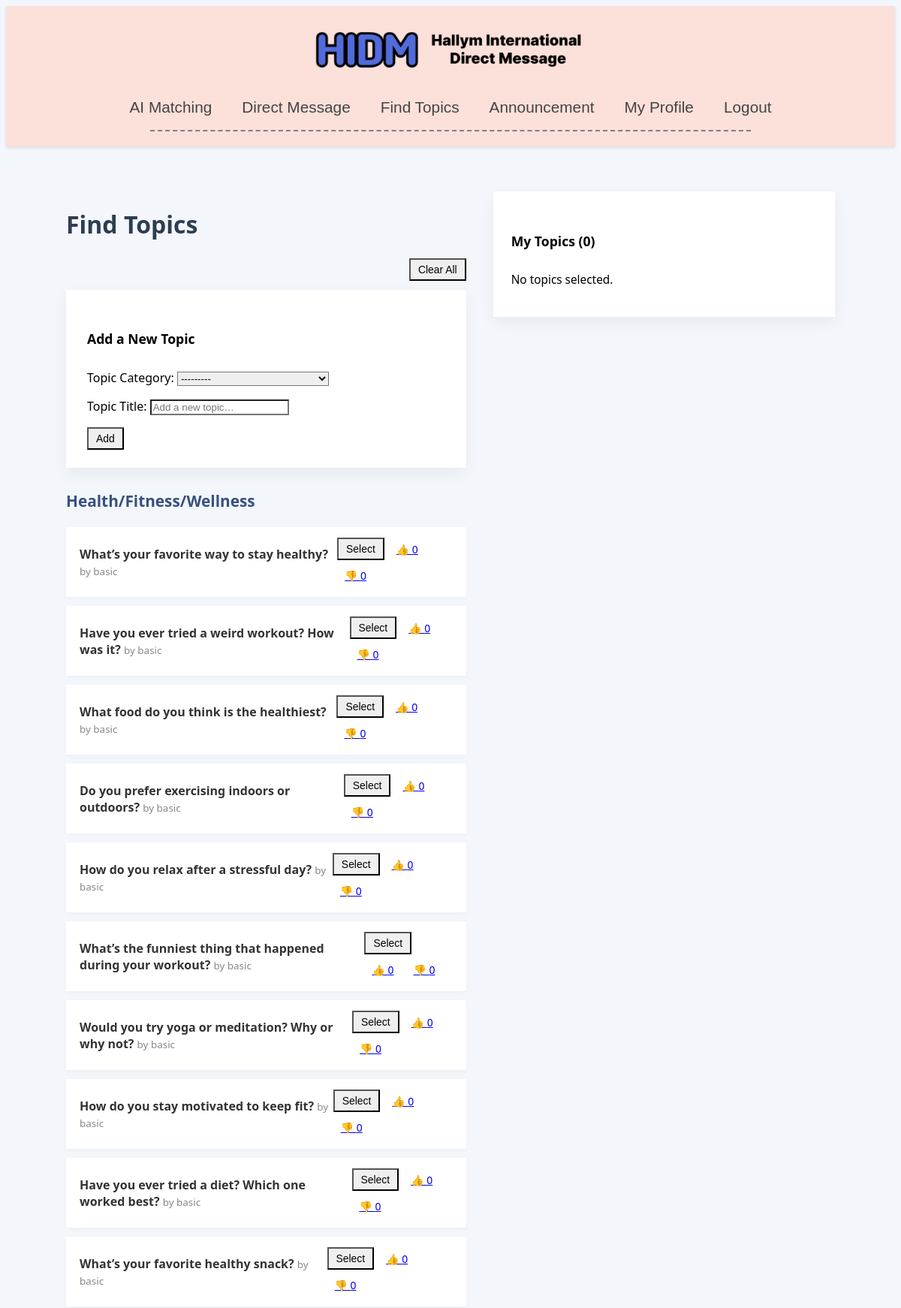
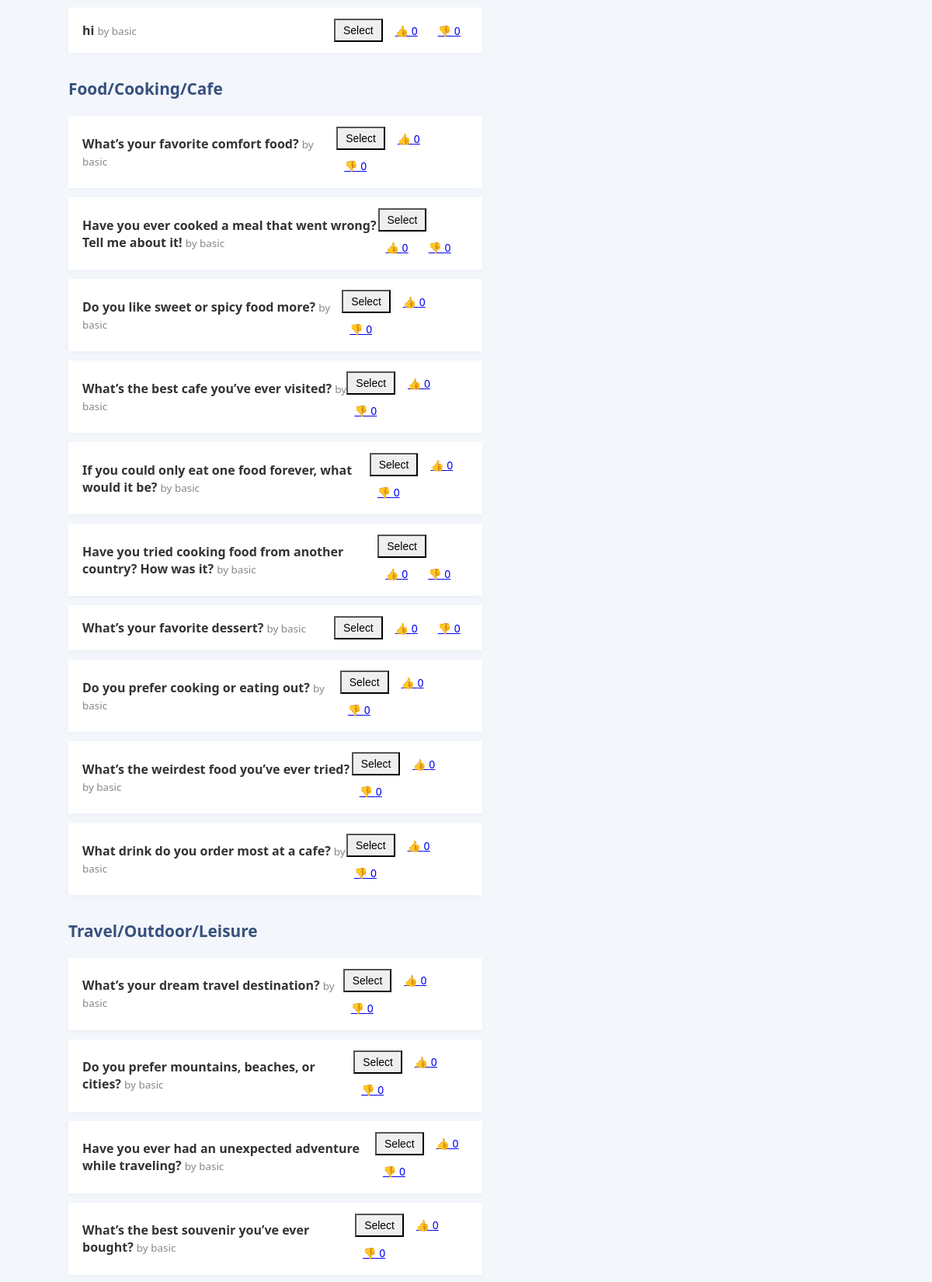
The page /accounts/find-topics/ (signed in, upper part) on the database its author committed (2 pictures, top to bottom).
### accounts/models.py (models this page shows, shortened)
class Category(models.Model):
    name = models.CharField(max_length=100)
    slug = models.SlugField(unique=True)
    def __str__(self):
        return self.name

class Topic(models.Model):
    category = models.ForeignKey(
        Category,
        on_delete=models.CASCADE,
        related_name='topics'
    )
    title = models.CharField(max_length=200)
    created_by = models.ForeignKey(
        User,
        on_delete=models.SET_NULL,
        null=True, blank=True
    )
    created_at = models.DateTimeField(auto_now_add=True, null=True)
    upvotes = models.ManyToManyField(
        User,
        related_name='upvoted_topics',
        blank=True
    )
    downvotes = models.ManyToManyField(
        User,
        related_name='downvoted_topics',
        blank=True
    )
    @property
    def score(self):
        return self.upvotes.count() - self.downvotes.count()

### accounts/views.py (the view, shortened to what this page needs)
# urls.py: path('find-topics/', views.find_topics, name='find_topics'),
@login_required
def find_topics(request):
    categories  = Category.objects.prefetch_related('topics').all()
    user_topics = request.user.userprofile.selected_topics.all()
    form = TopicForm()
    return render(request, 'topics/find_topics.html', {
        'categories':  categories,
        'user_topics': user_topics,
        'form':        form,
    })

### accounts/forms.py
class TopicForm(forms.ModelForm):
    class Meta:
        model = Topic
        fields = ['category', 'title']
        widgets = {
            'category': forms.Select(attrs={'class': 'form-select'}),
            'title': forms.TextInput(attrs={
                'class': 'form-control',
                'placeholder': 'Add a new topic…'
            }),
        }
        labels = {
            'category': 'Topic Category',
            'title': 'Topic Title',
        }

### accounts/templates/topics/find_topics.html (shortened to what this page needs)
{% extends 'base.html' %}
{% load static %}
{% block content %}
<div class="find-topics-container">
  <div class="topics-main">
    <h1>Find Topics</h1>
    <form action="{% url 'find_topics' %}" method="post" class="btn-clear-all">
      <button type="submit" name="clear_all" class="btn btn-sm btn-outline-danger">
        Clear All
      </button>
    </form>
    <div class="add-topic-card">
      <h5>Add a New Topic</h5>
      <form action="{% url 'find_topics' %}" method="post">
        {{ form.as_p }}
        <button type="submit" name="add_topic" class="btn btn-primary btn-sm">Add</button>
      </form>
    </div>
    {% for category in categories %}
      <div class="category-block">
        <h3>{{ category.name }}</h3>
        {% for topic in category.topics.all|dictsortreversed:"score" %}
          <div class="topic-item">
            <div class="topic-info">
              <strong>{{ topic.title }}</strong>
              <span class="topic-author">
                by {{ topic.created_by.userprofile.nickname|default:"basic" }}
              </span>
            </div>
            <div class="topic-actions">
              <form action="{% url 'find_topics' %}" method="post" class="d-inline">
                {% if topic in user_topics %}
                  <button type="submit" name="deselect_topic" class="btn btn-outline-danger btn-sm">Remove</button>
                {% else %}
                  <button type="submit" name="select_topic" class="btn btn-outline-success btn-sm">Select</button>
                {% endif %}
              </form>
              <a href="{% url 'vote_topic' topic.id 'up' %}" class="btn btn-outline-success btn-sm">👍 {{ topic.upvotes.count }}</a>
              <a href="{% url 'vote_topic' topic.id 'down' %}" class="btn btn-outline-danger btn-sm">👎 {{ topic.downvotes.count }}</a>
            </div>
          </div>
        {% empty %}
          <p class="text-muted">No topics in this category.</p>
        {% endfor %}
      </div>
    {% endfor %}
  </div>
  <div class="topics-sidebar">
    <h5>My Topics ({{ user_topics|length }})</h5>
    <ul style="list-style:none; padding:0;">
      {% for topic in user_topics %}
        <li class="topic-item">
          <span>{{ topic.title }}</span>
          <form action="{% url 'find_topics' %}" method="post" class="d-inline">
            {% csrf_token %}
            <input type="hidden" name="topic_id" value="{{ topic.id }}">
            <button type="submit" name="deselect_topic" class="btn btn-outline-danger btn-sm">Remove</button>
          </form>
        </li>
      {% empty %}
        <li class="text-muted">No topics selected.</li>
      {% endfor %}
    </ul>
  </div>
</div>
{% endblock %}

### static/css/home.css (style rules this page uses)
body { font-family: 'UhBeeSeulvely', sans-serif; }
* { border-radius: 0 !important; }

### accounts/templates/topics/find_topics.html (style rules this page uses)
body { font-family: 'Segoe UI', sans-serif; background-color: #f3f6fb; font-size: 16px; }
h1 { font-size: 2rem; font-weight: 700; color: #2d3e50; margin-bottom: 24px; }
h3 { font-size: 1.3rem; font-weight: 600; color: #37517e; }
h5 { font-size: 1.1rem; }
.find-topics-container { display: flex; gap: 36px; align-items: flex-start; margin-top: 40px; padding: 0 5vw; }
.topics-main { flex: 1.7; }
.topics-sidebar { flex: 1.3; max-width: 420px; background: white; border-radius: 18px; padding: 24px; max-height: 680px; overflow-y: auto; box-shadow: 0 8px 20px rgba(0,0,0,0.05); font-size: 0.96rem; position: sticky; top: 100px; }
.add-topic-card { background: white; border-radius: 18px; padding: 24px 28px; margin-bottom: 30px; box-shadow: 0 8px 20px rgba(0,0,0,0.05); }
.category-block { margin-bottom: 32px; }
.topic-item { background: #fff; border-radius: 12px; padding: 14px 18px; margin-bottom: 12px; display: flex; justify-content: space-between; align-items: center; box-shadow: 0 2px 6px rgba(0,0,0,0.03); font-size: 0.98rem; }
.topic-info strong { font-size: 1rem; color: #333; }
.topic-author { font-size: 0.84rem; color: #888; }
.topic-actions { display: flex; gap: 6px; align-items: center; flex-wrap: wrap; }
.btn { font-size: 0.87rem; padding: 5px 10px; border-radius: 6px; }
.btn-clear-all { text-align: right; margin-bottom: 12px; }

### rows shown on the page
Category: name "Health/Fitness/Wellness"
Topic: title "What’s your favorite way to stay healthy?", created_by.userprofile.nickname "basic", upvotes.count "0", downvotes.count "0"
Topic: title "Have you ever tried a weird workout? How was it?", created_by.userprofile.nickname "basic", upvotes.count "0", downvotes.count "0"
Topic: title "What food do you think is the healthiest?", created_by.userprofile.nickname "basic", upvotes.count "0", downvotes.count "0"
Topic: title "Do you prefer exercising indoors or outdoors?", created_by.userprofile.nickname "basic", upvotes.count "0", downvotes.count "0"
Topic: title "How do you relax after a stressful day?", created_by.userprofile.nickname "basic", upvotes.count "0", downvotes.count "0"
Topic: title "What’s the funniest thing that happened during your workout?", created_by.userprofile.nickname "basic", upvotes.count "0", downvotes.count "0"
Topic: title "Would you try yoga or meditation? Why or why not?", created_by.userprofile.nickname "basic", upvotes.count "0", downvotes.count "0"
Topic: title "How do you stay motivated to keep fit?", created_by.userprofile.nickname "basic", upvotes.count "0", downvotes.count "0"
Topic: title "Have you ever tried a diet? Which one worked best?", created_by.userprofile.nickname "basic", upvotes.count "0", downvotes.count "0"
Topic: title "What’s your favorite healthy snack?", created_by.userprofile.nickname "basic", upvotes.count "0", downvotes.count "0"
Topic: title "hi", created_by.userprofile.nickname "basic", upvotes.count "0", downvotes.count "0"
Category: name "Food/Cooking/Cafe"
Topic: title "What’s your favorite comfort food?", created_by.userprofile.nickname "basic", upvotes.count "0", downvotes.count "0"
Topic: title "Have you ever cooked a meal that went wrong? Tell me about it!", created_by.userprofile.nickname "basic", upvotes.count "0", downvotes.count "0"
Topic: title "Do you like sweet or spicy food more?", created_by.userprofile.nickname "basic", upvotes.count "0", downvotes.count "0"
Topic: title "What’s the best cafe you’ve ever visited?", created_by.userprofile.nickname "basic", upvotes.count "0", downvotes.count "0"
Topic: title "If you could only eat one food forever, what would it be?", created_by.userprofile.nickname "basic", upvotes.count "0", downvotes.count "0"
Topic: title "Have you tried cooking food from another country? How was it?", created_by.userprofile.nickname "basic", upvotes.count "0", downvotes.count "0"
Topic: title "What’s your favorite dessert?", created_by.userprofile.nickname "basic", upvotes.count "0", downvotes.count "0"
Topic: title "Do you prefer cooking or eating out?", created_by.userprofile.nickname "basic", upvotes.count "0", downvotes.count "0"
Topic: title "What’s the weirdest food you’ve ever tried?", created_by.userprofile.nickname "basic", upvotes.count "0", downvotes.count "0"
Topic: title "What drink do you order most at a cafe?", created_by.userprofile.nickname "basic", upvotes.count "0", downvotes.count "0"
Category: name "Travel/Outdoor/Leisure"
Topic: title "What’s your dream travel destination?", created_by.userprofile.nickname "basic", upvotes.count "0", downvotes.count "0"
Topic: title "Do you prefer mountains, beaches, or cities?", created_by.userprofile.nickname "basic", upvotes.count "0", downvotes.count "0"
Topic: title "Have you ever had an unexpected adventure while traveling?", created_by.userprofile.nickname "basic", upvotes.count "0", downvotes.count "0"
Topic: title "What’s the best souvenir you’ve ever bought?", created_by.userprofile.nickname "basic", upvotes.count "0", downvotes.count "0"

### other values the page prints
{{ user_topics|length }} "0"
